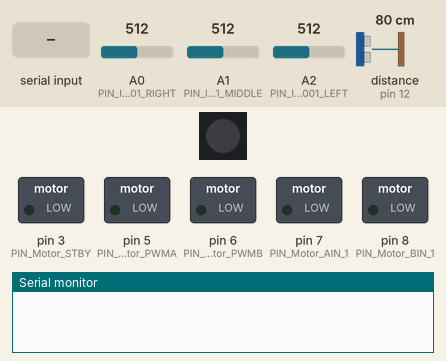
A sketch run on a simulated Arduino Uno, built with avr-gcc and run on an emulated ATmega328P. Shown: 1 RGB LEDs in strip order, left to right, switched loads named in the sketch (green lamp = pin HIGH), the last lines printed to the serial monitor. Inputs (shaded band) come from the test bench; at power-on: A0 (PIN_ITR20001_RIGHT) = 512, distance to the obstacle (sensor on pin 12) 80 cm, A1 (PIN_ITR20001_MIDDLE) = 512, A2 (PIN_ITR20001_LEFT) = 512. The echo pulse lasts 58.3 µs per cm; dim RGB values are drawn brighter than linear; pins used as bus, display or sensor lines are not drawn.

Above: at 0.9 s.
1.0 s: "1" received over Serial
At 1.7 s:
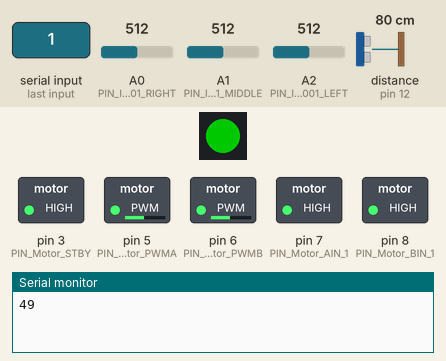
2.5 s: A0 (PIN_ITR20001_RIGHT) set to 635
4.0 s: A0 (PIN_ITR20001_RIGHT) set to 667
At 6.53 s:
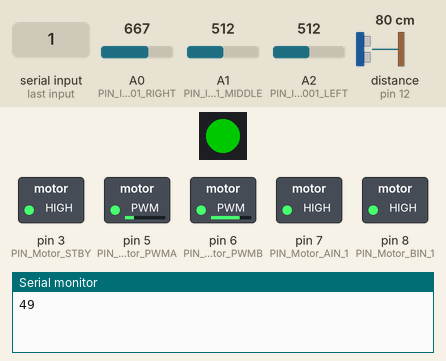
7.0 s: distance to the obstacle (sensor on pin 12) set to 2 cm
At 7.9 s:
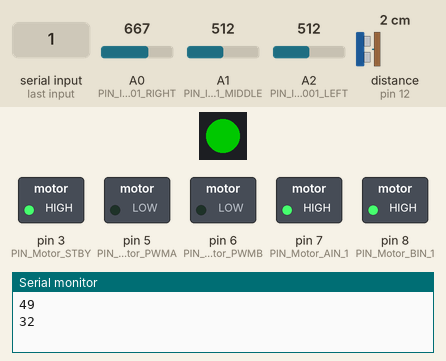
Timing chart, 0 to 9.5 s (numbered marks = the images above; inputs shaded):
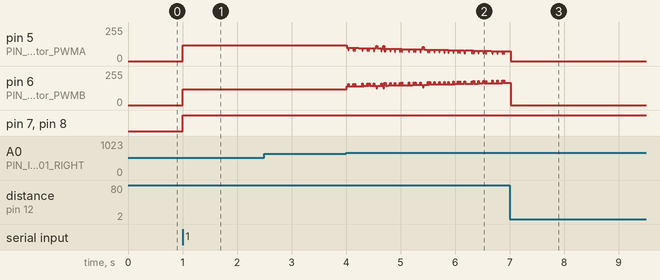

Measured:
- the behaviour switches between 649 and 650 on A0 (PIN_ITR20001_RIGHT) (found by bisection; images 1 and 2)
- after the input at 1.0 s, pin 3 (PIN_Motor_STBY), pin 7 (PIN_Motor_AIN_1), pin 8 (PIN_Motor_BIN_1): LOW → HIGH at once; pin 5 (PIN_Motor_PWMA), pin 6 (PIN_Motor_PWMB): 0/255 → 120/255 at once
- after the input at 2.5 s, every drawn part: stays the same

The sketch:

sketch_followline.ino
```cpp
#include <Arduino_FreeRTOS.h>
#include "FastLED.h"

#define PIN_RBGLED 4
#define NUM_LEDS 1
CRGB leds[NUM_LEDS];

#define RXD2 33
#define TXD2 4

#define STD_VELOCITY 120
#define MAX_VELOCITY 255
#define MIN_VELOCITY 0
#define LOST_LINE_VEL 120
#define LOST_LINE_SECOND_VEL 0

#define IR_R_THRESHOLD 650
#define IR_M_THRESHOLD 450
#define IR_L_THRESHOLD 750

// ultrasonic sensor
#define TRIG_PIN 13
#define ECHO_PIN 12

// infrared sensor (from 0 to 1024) analog write
#define PIN_ITR20001_LEFT   A2
#define PIN_ITR20001_MIDDLE A1
#define PIN_ITR20001_RIGHT  A0

// Enable/Disable motor control.
//  HIGH: motor control enabled
//  LOW: motor control disabled
#define PIN_Motor_STBY 3

// Group A Motors (Right Side)
// PIN_Motor_AIN_1: Digital output. HIGH: Forward, LOW: Backward
#define PIN_Motor_AIN_1 7
// PIN_Motor_PWMA: Analog output [0-255]. It provides speed.
#define PIN_Motor_PWMA 5

// Group B Motors (Left Side)
// PIN_Motor_BIN_1: Digital output. HIGH: Forward, LOW: Backward
#define PIN_Motor_BIN_1 8
// PIN_Motor_PWMB: Analog output [0-255]. It provides speed.
#define PIN_Motor_PWMB 6

#define BUILTIN_LED 13

// ultrasonic sensor
#define MAX_DIST_OBSTACLE 10.0

#define START_LAP 1
#define END_LAP 2
#define OBSTACLE_DETECTED 3
#define LINE_LOST 4
#define PING 5
#define INIT_LINE_SEARCH 6
#define STOP_LINE_SEARCH 7
#define LINE_FOUND 8

#define NO_LINE 0
#define LINE_LEFT 1
#define LINE_MIDLEFT 2
#define LINE_MID 3
#define LINE_MIDRIGHT 4
#define LINE_RIGHT 5

bool detected_obstacle = false;
bool is_line = true;
long aux_time = 0;

int left_ir, middle_ir, right_ir, message, prev_time, line, count, right_vel,
 left_vel, line_lost_sent, obstacle_detected_sent, line_last_seen;

//.//.//.//.//.//. PID //.//.//.//.//.//.

const float Kp = 0.1;
const float Kd = 20;

float p_error = 0, d_error = 0, PD = 0;
float error = 0, previous_error = 0;

//.//.//.//.//.//.//.//.//.//.//.//.//.//

void send_message(){
    TickType_t xLastWaskeTime;

    while(1){
        xLastWaskeTime = xTaskGetTickCount();

        message = 0;
        if (!is_line && !line_lost_sent){
            Serial.print(LINE_LOST);
            Serial.print(INIT_LINE_SEARCH);
            line_lost_sent = 1;
        }

        if (line_lost_sent && is_line){
            line_lost_sent = 0;
            Serial.print(LINE_FOUND);
            Serial.print(STOP_LINE_SEARCH);
        }

        xTaskDelayUntil(&xLastWaskeTime, 10);
    }
}

void get_infrared(){
    TickType_t xLastWaskeTime;
    while(1){
        xLastWaskeTime = xTaskGetTickCount();
        left_ir = analogRead(PIN_ITR20001_LEFT);
        middle_ir = analogRead(PIN_ITR20001_MIDDLE);
        right_ir = analogRead(PIN_ITR20001_RIGHT);

        is_line = true;

        // No sensors is on the line
        if (left_ir < IR_L_THRESHOLD && middle_ir < IR_M_THRESHOLD && right_ir < IR_R_THRESHOLD){
            is_line = false;
            line = NO_LINE;
            error = 0;
            previous_error = 0;
        }
        // CENTER + RIGHT
        else if (left_ir < IR_L_THRESHOLD && middle_ir >= IR_M_THRESHOLD && right_ir >= IR_R_THRESHOLD){
            error += 1;
            line = LINE_MIDRIGHT;
        }
        // RIGHT
        else if (left_ir < IR_L_THRESHOLD && middle_ir < IR_M_THRESHOLD && right_ir >= IR_R_THRESHOLD){
            error += 2;
            line_last_seen = LINE_RIGHT;
            line = LINE_RIGHT;
        }
        // CENTER + LEFT
        else if (left_ir >= IR_L_THRESHOLD && middle_ir >= IR_M_THRESHOLD && right_ir < IR_R_THRESHOLD){
            error += -1;
            line = LINE_MIDLEFT;
        }
        // LEFT
        else if (left_ir >= IR_L_THRESHOLD && middle_ir < IR_M_THRESHOLD && right_ir < IR_R_THRESHOLD){
            error += -2;
            line_last_seen = LINE_LEFT;
            line = LINE_LEFT;
        }
        // CENTER
        else {
            error = 0;
            previous_error = 0;
            line_last_seen = LINE_MID;
            line = LINE_MID;
        }
        xTaskDelayUntil(&xLastWaskeTime, 1);
    }
}

//return distance in cm
int get_distance(){

    float time;
    float distance;
    digitalWrite(TRIG_PIN, HIGH);
    delayMicroseconds(10);
    digitalWrite(TRIG_PIN, LOW);
    time=pulseIn(ECHO_PIN, HIGH);

    // conversion into cm
    distance = time / 29 / 2;

    return distance;
}

void is_obstacle(){
    TickType_t xLastWaskeTime;
    while(1){

        xLastWaskeTime = xTaskGetTickCount();
        float distance_sensor = get_distance();

        if (distance_sensor < MAX_DIST_OBSTACLE && distance_sensor != 0){

            detected_obstacle = true;
            if(detected_obstacle && !obstacle_detected_sent){
                Serial.print(OBSTACLE_DETECTED);
                Serial.print(END_LAP);
                obstacle_detected_sent = 1;
                left_vel = 0;
                right_vel = 0;
            }
        }

        xTaskDelayUntil(&xLastWaskeTime, 1);
    }
}

void command_motors(){

    TickType_t xLastWaskeTime;
    while(1){

        //Serial.println("COMMANDING MOTORS");
        xLastWaskeTime = xTaskGetTickCount();
        // set high each time we use them
        digitalWrite(PIN_Motor_AIN_1, HIGH);
        digitalWrite(PIN_Motor_BIN_1, HIGH);

        p_error = error;
        d_error = error - previous_error;

        PD = (Kp * p_error) + (Kd * d_error);

        right_vel = STD_VELOCITY - PD;
        left_vel = STD_VELOCITY + PD;

        if (right_vel > MAX_VELOCITY){
            right_vel = MAX_VELOCITY;
        }
        if (right_vel < MIN_VELOCITY){
            right_vel = MIN_VELOCITY;
        }
        if (left_vel > MAX_VELOCITY){
            left_vel = MAX_VELOCITY;
        }
        if (left_vel < MIN_VELOCITY){
            left_vel = MIN_VELOCITY;
        }

        if (line == NO_LINE && line_last_seen == LINE_LEFT){
            // TURN RIGHT
            left_vel = LOST_LINE_SECOND_VEL;
            right_vel = LOST_LINE_VEL;
        } else if (line == NO_LINE && line_last_seen == LINE_RIGHT){
          // TURN LEFT
            left_vel = LOST_LINE_VEL;
            right_vel = LOST_LINE_SECOND_VEL;
        }

        if (detected_obstacle){
            left_vel = 0;
            right_vel = 0;
        }

      // right
      analogWrite(PIN_Motor_PWMA, right_vel);
      // left
      analogWrite(PIN_Motor_PWMB, left_vel);

      previous_error = error;

      xTaskDelayUntil(&xLastWaskeTime, 1);
  }
}

uint32_t Color(uint8_t r, uint8_t g, uint8_t b)
{
    return (((uint32_t)r << 16) | ((uint32_t)g << 8) | b);
}

void setup() {

    FastLED.addLeds<NEOPIXEL, PIN_RBGLED>(leds, NUM_LEDS);
    FastLED.setBrightness(0);
    FastLED.showColor(Color(0, 0, 0));
    FastLED.setBrightness(100);
    // Arduino UNO has one serial only.
    Serial.begin(9600);

    // wait until ESP send info to the robot
    // to say it is connected succesfully
    while(1){
        if (Serial.available()){
            Serial.println(Serial.read());
            break;
        }
    }
    FastLED.showColor(Color(0, 255, 0));

    pinMode(PIN_Motor_STBY, OUTPUT);
    pinMode(PIN_Motor_AIN_1, OUTPUT);
    pinMode(PIN_Motor_PWMA, OUTPUT);
    pinMode(PIN_Motor_BIN_1, OUTPUT);
    pinMode(PIN_Motor_PWMB, OUTPUT);

    pinMode(TRIG_PIN, OUTPUT);
    pinMode(ECHO_PIN, INPUT);

    // Enables motor control
    digitalWrite(PIN_Motor_STBY, HIGH);

    xTaskCreate(is_obstacle, "is_obstacle", 100, NULL, 1, NULL);
    xTaskCreate(get_infrared, "get_infrared", 100, NULL, 2, NULL);
    xTaskCreate(send_message, "send_message", 100, NULL, 0, NULL);
    xTaskCreate(command_motors, "command_motors", 100, NULL, 2, NULL);

}

void loop() {
}
```
